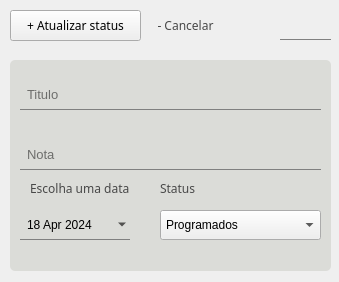
<?xml version="1.0" encoding="UTF-8"?>
<ui version="4.0">
 <class>MainWindow</class>
 <widget class="QMainWindow" name="MainWindow">
  <property name="geometry">
   <rect>
    <x>0</x>
    <y>0</y>
    <width>339</width>
    <height>282</height>
   </rect>
  </property>
  <property name="windowTitle">
   <string>MainWindow</string>
  </property>
  <widget class="QWidget" name="centralwidget">
   <widget class="QFrame" name="frame">
    <property name="geometry">
     <rect>
      <x>10</x>
      <y>60</y>
      <width>321</width>
      <height>211</height>
     </rect>
    </property>
    <property name="styleSheet">
     <string notr="true">#frame {
background-color:#Dbdcd8;
border-radius:5px;
}</string>
    </property>
    <property name="frameShape">
     <enum>QFrame::StyledPanel</enum>
    </property>
    <property name="frameShadow">
     <enum>QFrame::Raised</enum>
    </property>
    <widget class="QLineEdit" name="txtTitulo">
     <property name="geometry">
      <rect>
       <x>10</x>
       <y>20</y>
       <width>301</width>
       <height>30</height>
      </rect>
     </property>
     <property name="font">
      <font>
       <pointsize>10</pointsize>
      </font>
     </property>
     <property name="styleSheet">
      <string notr="true">#txtTitulo{
background-color:transparent;
border:none;
border-bottom:1px solid gray;
padding:5px;

}</string>
     </property>
     <property name="placeholderText">
      <string>Titulo</string>
     </property>
    </widget>
    <widget class="QLineEdit" name="txtNotas">
     <property name="geometry">
      <rect>
       <x>10</x>
       <y>80</y>
       <width>301</width>
       <height>30</height>
      </rect>
     </property>
     <property name="font">
      <font>
       <pointsize>10</pointsize>
      </font>
     </property>
     <property name="styleSheet">
      <string notr="true">#txtNotas{
background-color:transparent;
border:none;
border-bottom:1px solid gray;
padding:5px;

}</string>
     </property>
     <property name="placeholderText">
      <string>Nota</string>
     </property>
    </widget>
    <widget class="QDateEdit" name="txtDt">
     <property name="geometry">
      <rect>
       <x>10</x>
       <y>150</y>
       <width>110</width>
       <height>30</height>
      </rect>
     </property>
     <property name="styleSheet">
      <string notr="true">#txtDt{
background-color:transparent;
border:none;
border-bottom:1px solid gray;
padding:5px;

}</string>
     </property>
     <property name="dateTime">
      <datetime>
       <hour>0</hour>
       <minute>0</minute>
       <second>0</second>
       <year>2024</year>
       <month>4</month>
       <day>18</day>
      </datetime>
     </property>
     <property name="calendarPopup">
      <bool>true</bool>
     </property>
     <property name="timeSpec">
      <enum>Qt::TimeZone</enum>
     </property>
     <property name="date">
      <date>
       <year>2024</year>
       <month>4</month>
       <day>18</day>
      </date>
     </property>
    </widget>
    <widget class="QLabel" name="lblEscolha">
     <property name="geometry">
      <rect>
       <x>20</x>
       <y>120</y>
       <width>101</width>
       <height>16</height>
      </rect>
     </property>
     <property name="styleSheet">
      <string notr="true">#lblEscolha{
color:#484848;
font-family:sans-serif;
border-radius:5px;
}</string>
     </property>
     <property name="text">
      <string>Escolha uma data</string>
     </property>
    </widget>
    <widget class="QComboBox" name="comboBox">
     <property name="geometry">
      <rect>
       <x>150</x>
       <y>150</y>
       <width>161</width>
       <height>30</height>
      </rect>
     </property>
     <property name="styleSheet">
      <string notr="true">#comboBox{
padding:5px;
}</string>
     </property>
     <item>
      <property name="text">
       <string>Programados</string>
      </property>
     </item>
     <item>
      <property name="text">
       <string>Concluidos</string>
      </property>
     </item>
    </widget>
    <widget class="QLabel" name="lblStatus">
     <property name="geometry">
      <rect>
       <x>150</x>
       <y>120</y>
       <width>101</width>
       <height>16</height>
      </rect>
     </property>
     <property name="styleSheet">
      <string notr="true">#lblStatus{
color:#484848;
font-family:sans-serif;
border-radius:5px;
}</string>
     </property>
     <property name="text">
      <string>Status</string>
     </property>
    </widget>
   </widget>
   <widget class="QPushButton" name="btnSalvarUpdate">
    <property name="geometry">
     <rect>
      <x>10</x>
      <y>10</y>
      <width>131</width>
      <height>31</height>
     </rect>
    </property>
    <property name="font">
     <font>
      <family>sans-serif</family>
     </font>
    </property>
    <property name="cursor">
     <cursorShape>PointingHandCursor</cursorShape>
    </property>
    <property name="styleSheet">
     <string notr="true">#btnNovo{
color:#484848;
font-family:sans-serif;
border-radius:5px;
}</string>
    </property>
    <property name="text">
     <string>+ Atualizar status</string>
    </property>
   </widget>
   <widget class="QPushButton" name="btnCancelar">
    <property name="geometry">
     <rect>
      <x>140</x>
      <y>10</y>
      <width>91</width>
      <height>31</height>
     </rect>
    </property>
    <property name="font">
     <font>
      <family>sans-serif</family>
     </font>
    </property>
    <property name="cursor">
     <cursorShape>PointingHandCursor</cursorShape>
    </property>
    <property name="styleSheet">
     <string notr="true">#btnCancelar{
color:#484848;
font-family:sans-serif;
border-radius:5px;
}</string>
    </property>
    <property name="text">
     <string>- Cancelar</string>
    </property>
   </widget>
   <widget class="QLineEdit" name="txtId">
    <property name="geometry">
     <rect>
      <x>280</x>
      <y>10</y>
      <width>51</width>
      <height>30</height>
     </rect>
    </property>
    <property name="font">
     <font>
      <pointsize>10</pointsize>
     </font>
    </property>
    <property name="styleSheet">
     <string notr="true">#txtId{
background-color:transparent;
border:none;
border-bottom:1px solid gray;
padding:5px;

}</string>
    </property>
    <property name="placeholderText">
     <string/>
    </property>
   </widget>
  </widget>
 </widget>
 <resources/>
 <connections/>
</ui>
